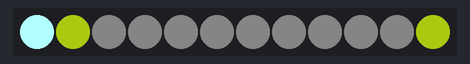
A sketch run on a simulated Arduino Uno, built with avr-gcc and run on an emulated ATmega328P. Shown: 12 RGB LEDs in strip order, left to right.

Above: at 0.15 s.
At 2.26 s:
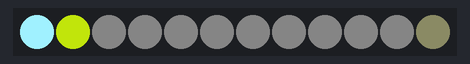
At 5.58 s:
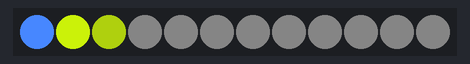
At 18.12 s:
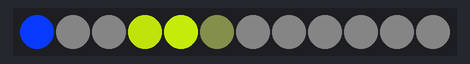
At 28.74 s:
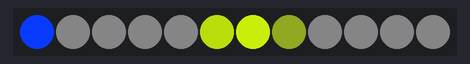
At 39.66 s:
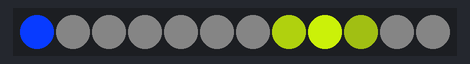

The sketch:

ledclock.ino
```cpp
/*
 * Timer/Clock Config
 */
#include <Time.h>

#define DEFAULT_TIME 1357041600 // Jan 1 2013

/*
 * Pixel/Ring Config
 */

#include <Adafruit_NeoPixel.h>
#ifdef __AVR__
  #include <avr/power.h>
#endif

#define PIN            11
#define NUMPIXELS      12

#define MAX_BRIGHTNESS 255

Adafruit_NeoPixel pixels = Adafruit_NeoPixel(NUMPIXELS, PIN, NEO_GRB + NEO_KHZ800);

//#define __DEBUG

void setup()  {
  //for Use with micro Attiny Board
  #if defined (__AVR_ATtiny85__)
    if (F_CPU == 16000000) clock_prescale_set(clock_div_1);
  #endif

  setTime(DEFAULT_TIME);

  pixels.begin();
  pixels.setBrightness(MAX_BRIGHTNESS);

  Serial.begin(9600);
  setSyncProvider(syncTime);  //set function to call when sync required
}

void loop(){
  if (timeStatus()!= timeNotSet) {
    setPixels();
  }
}

void setPixels() {
  pixels.clear();
  uint8_t hour = hourFormat12();
  if (hour == 12) hour = 0;


  /*
   * Process Hour
   */
  addPixelColor(hour, pixels.Color(0,0x33,0xFF));

  /*
   * Process minute
   */

  for(uint8_t i=0;i<NUMPIXELS;i++){
    //float brightness = getBrightness((float)i/NUMPIXELS,(minute()+second()/60)/60);
    float brightness = getBrightness((float)i/NUMPIXELS,(millis()%60000)/60000.0);
    //if (i=5) Serial.println(brightness);
    addPixelColor(i, pixels.Color(0xAA * brightness, 0xCC * brightness,0));
    addPixelColor(i, pixels.Color(8, 8, 8));
  }

  /*
   * Show Pixels
   */
  pixels.show();
}

/*
 * Adds another Color to a existent LED Color based on RGB-Channels
 */
uint32_t addPixelColor(uint8_t led, uint32_t color){

  uint32_t before = pixels.getPixelColor(led);

  uint16_t r = (uint8_t)(before >> 16) + (uint8_t)(color >> 16);
  uint16_t g = (uint8_t)(before >> 8) + (uint8_t)(color >> 8);
  uint16_t b = (uint8_t)(before) + (uint8_t)(color);

  pixels.setPixelColor(led, pixels.Color(min(r,0xFF),min(g,0xFF),min(b,0xFF)));
}

/*
 * get Brightness based on sinus
 */
float getBrightness(float led_position, float target_position) {

  float diff = led_position-target_position;
  if (diff > 0.5) diff = 1-diff;
  if (diff < -0.5) diff = 1+diff;
#ifdef __DEBUG
  Serial.print("Getting Brighntess for led_position ");
  Serial.println(led_position);

  Serial.print("Getting Brighntess for target_position ");
  Serial.print(target_position);
  Serial.print(" with diff of ");
  Serial.println(diff);
#endif

  float width = 0.12;
  if ( -width > diff || diff > width) return 0;

  float rad = diff/width*3.14/2;
  float br = cos(rad);

#ifdef __DEBUG


  Serial.print("Cosinus is ");
  Serial.print(br);
  Serial.print(" on rad-angle ");
  Serial.println(rad);
#endif

  float brightness = abs(br);

#ifdef __DEBUG
  Serial.print("Brighntess is ");
  Serial.println(brightness);
#endif

  return brightness;
}


time_t syncTime()
{
  unsigned long pctime;
  setTime(DEFAULT_TIME);
  //todo: sync
  return 0;
}
```
